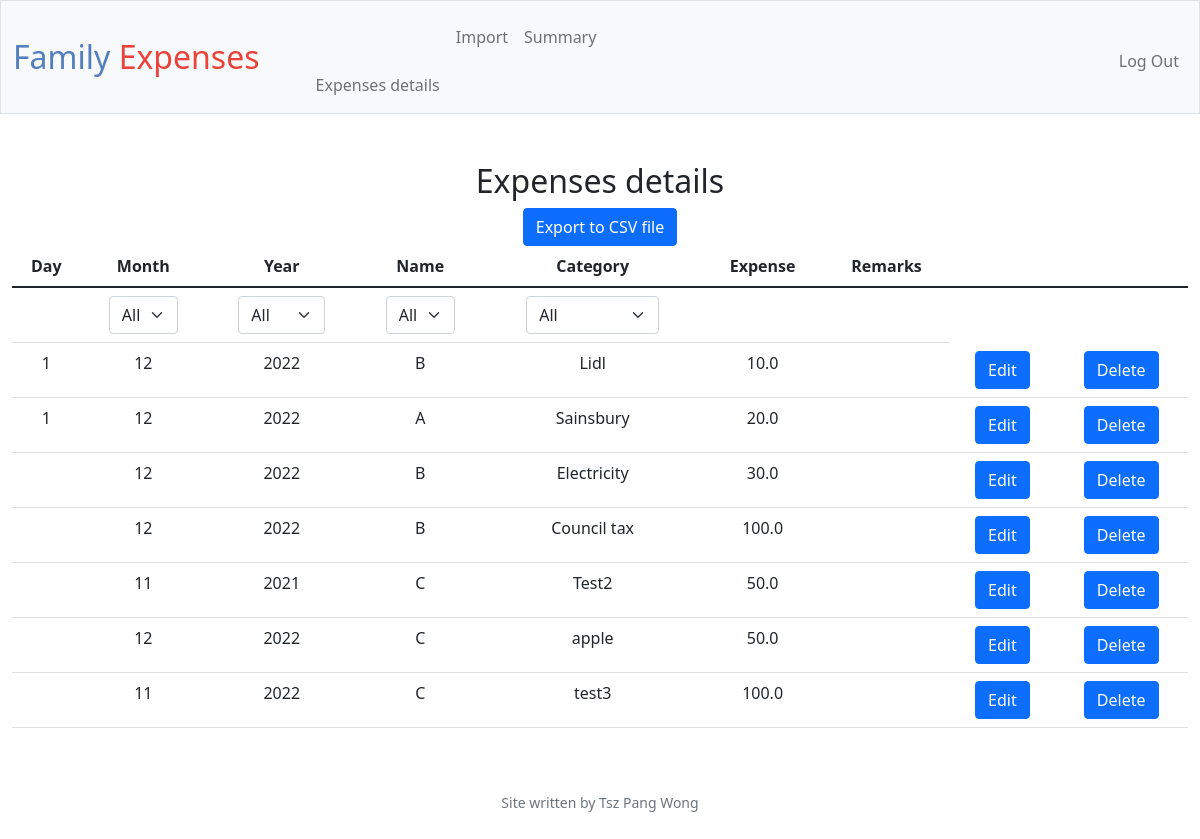
Page / (signed in) on the earlier database version.
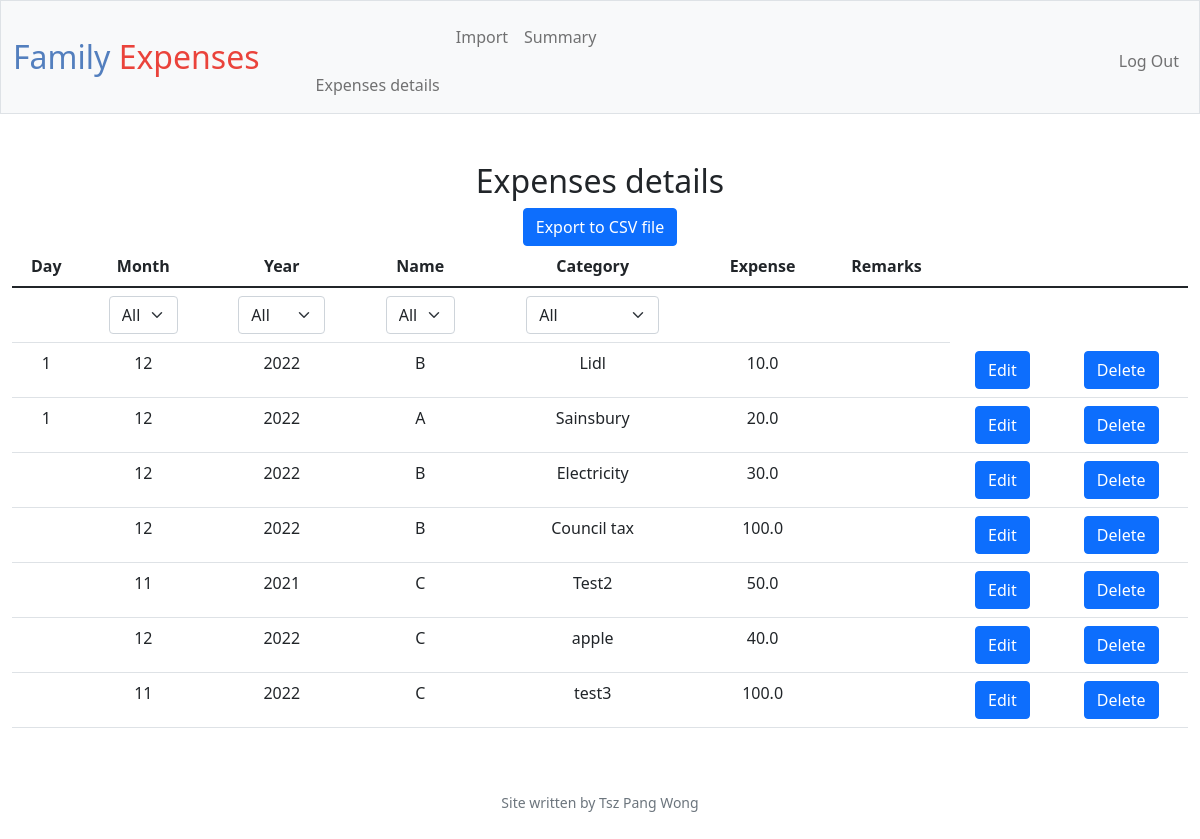
Same page on the later database version.
### tables this page shows
CREATE TABLE expenses (
row_id INTEGER PRIMARY KEY,
day INTEGER,
month INTEGER NOT NULL,
year INTEGER NOT NULL,
category TEXT NOT NULL,
name TEXT NOT NULL,
expense REAL NOT NULL,
remarks TEXT,
user_id INTEGER NOT NULL,
FOREIGN KEY (user_id) REFERENCES users (id)
ON DELETE CASCADE
ON UPDATE NO ACTION);

### app.py (the view)
@app.route("/")
@login_required
def index():
    if request.method == "GET":
        cursor = connection.cursor()
        total_expenses = cursor.execute("SELECT * FROM expenses WHERE user_id = ?", [(session["user_id"])]).fetchall()
        distinct_month = cursor.execute("SELECT DISTINCT month FROM expenses WHERE user_id = ?", [session["user_id"]]).fetchall()
        distinct_year = cursor.execute("SELECT DISTINCT year FROM expenses WHERE user_id = ?", [session["user_id"]]).fetchall()
        distinct_name = cursor.execute("SELECT DISTINCT name FROM expenses WHERE user_id = ?", [session["user_id"]]).fetchall()
        distinct_category = cursor.execute("SELECT DISTINCT category FROM expenses WHERE user_id = ?", [session["user_id"]]).fetchall()
        load_selected_option = 0
        return render_template("details.html", expenses=total_expenses, d_months=distinct_month, d_years=distinct_year, d_names=distinct_name,d_categories=distinct_category, load_option = load_selected_option)

### app.py (called while the page is built)
@app.after_request
def after_request(response):
    response.headers["Cache-Control"] = "no-cache, no-store, must-revalidate"
    response.headers["Expires"] = 0
    response.headers["Pragma"] = "no-cache"
    return response

### helpers.py (called while the page is built)
def login_required(f):
    @wraps(f)
    def decorated_function(*args, **kwargs):
        if session.get("user_id") is None:
            return redirect("/login")
        return f(*args, **kwargs)
    return decorated_function

### templates/details.html (shortened to what this page needs)
{% extends "layout.html" %}
{% block main %}
    <div><h2>Expenses details</h2></div>
    <div>
        <form action="/export", method ="post">
            <button class="btn btn-primary" type="submit" id="export" name ="export">Export to CSV file</button></td>
        </form>
    </div>
<form action="/select", method = "post", id="filter_select" name="filter_select">
<table class="table">
    <thread>
        <tr>
            <th>Day</th>
            <th>Month</th>
            <th>Year</th>
            <th>Name</th>
            <th>Category</th>
            <th>Expense</th>
            <th>Remarks</th>
            <th></th>
            <th></th>
        </tr>
    </thread>
    <tbody>
        <tr>
            <td></td>
            <td>
                <select class="form-select mx-auto w-auto" id="month" name="month" onchange="select_save_auto_sumbit('month_key', this.value)">
                    <option value ='All'>All</option>
                </select>
            </td>
            <td>
                <select class="form-select mx-auto w-auto" id="year" name="year" onchange="select_save_auto_sumbit('year_key', this.value)">
                    <option value ='All'>All</option>
                </select>
            </td>
            <td>
                <select class="form-select mx-auto w-auto" id="name" name="name" onchange="select_save_auto_sumbit('name_key', this.value)">
                    <option value ='All'>All</option>
                </select>
            </td>
            <td>
                <select class="form-select mx-auto w-auto" id="category" name="category" onchange="select_save_auto_sumbit('category_key', this.value)">
                    <option value ='All'>All</option>
                </select>
            </td>
            <td></td>
            <td></td>
        </tr>
        {% for exp in expenses %}
                <td>{{ exp[1] }}</td>
                <td>{{ exp[2] }}</td>
                <td>{{ exp[3] }}</td>
                <td>{{ exp[5] }}</td>
                <td>{{ exp[4] }}</td>
                <td>{{ exp[6] }}</td>
                <td>{{ exp[7] }}</td>
                <td><button class="btn btn-primary" type="submit" id="edit" name ="edit" value = {{ exp[0] }}>Edit</button></td>
                <td><button class="btn btn-primary" type="submit" onclick="return confirm('Are you sure?')" id="delete" name ="delete" value = {{ exp[0] }}>Delete</button></td>
        {% endfor %}
    </tbody>
</table>
</form>
{% endblock %}

### templates/layout.html (shortened to what this page needs)
<!DOCTYPE html>
<html lang="en">
    <head>
        <link href="https://cdn.jsdelivr.net/npm/bootstrap@5.1.3/dist/css/bootstrap.min.css" rel="stylesheet">
        <link href="/static/styles.css" rel="stylesheet">
    </head>
    <body>
        <nav class="bg-light border navbar navbar-expand-md navbar-light">
            <div class="container-fluid">
                <a class="navbar-brand"><span class="blue">Family</span><span class="red"> Expenses</span>
                <div class="collapse navbar-collapse" id="navbar">
                    {% if session["user_id"] %}
                        <ul class="navbar-nav me-auto mt-2">
                            <li class="nav-item"><a class="nav-link" href="/">Expenses details</a></li>
                            <li class="nav-item"><a class="nav-link" href="/dataimport">Import</a></li>
                            <li class="nav-item"><a class="nav-link" href="/summary">Summary</a></li>
                        </ul>
                        <ul class="navbar-nav ms-auto mt-2">
                            <li class="nav-item"><a class="nav-link" href="/logout">Log Out</a></li>
                        </ul>
                    {% else %}
                        <ul class="navbar-nav ms-auto mt-2">
                            <li class="nav-item"><a class="nav-link" href="/register">Register</a></li>
                            <li class="nav-item"><a class="nav-link" href="/login">Log In</a></li>
                        </ul>
                    {% endif %}
                </div>
            </div>
        </nav>
        <main class="container-fluid py-5 text-center">
            {% block main %}{% endblock %}
        </main>
        <footer class="mb-5 small text-center text-muted">
           Site written by Tsz Pang Wong
        </footer>
    </body>
</html>

### static/styles.css (style rules this page uses)
nav .navbar-brand { font-size: xx-large; }
nav .navbar-brand .blue { color: #537fbe; }
nav .navbar-brand .red { color: #ea433b; }

Differences in the rows shown:
changed expenses "apple": expense "50.0" → "40.0"
